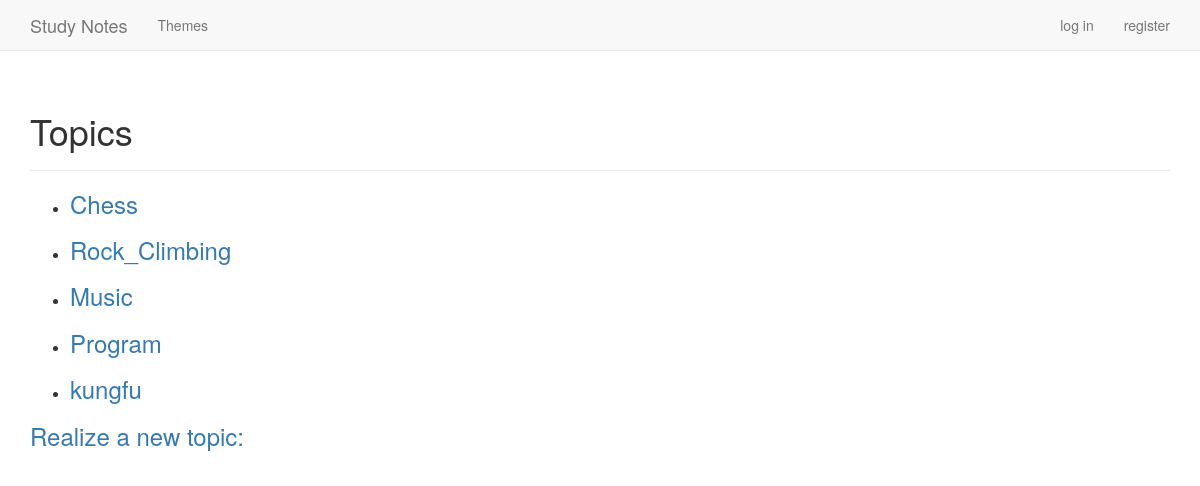
Page /topics/ on the committed database.
### learning_logs/models.py (models this page shows)
class Topic(models.Model):
    text = models.CharField(max_length=200)
    date_added = models.DateTimeField(auto_now_add=True)
    public = models.BooleanField(default=False)  # 是否公开主题
    owner = models.ForeignKey(User, on_delete=models.CASCADE)  # 若执行删除，将以级联的方式进行
    def __str__(self):
        return self.text

### learning_logs/views.py (the view)
# urls.py: path(r'topics/', views.topics, name='topics'),
def topics(request):
    topic_all = Topic.objects.order_by('date_added')
    context = {'topics': topic_all}  # 通过字典的键，来引用列表值
    return render(request, 'learning_logs/topics.html', context)

### learning_logs/templates/learning_logs/topics.html
{% extends "learning_logs/base.html" %}
{% block header%}
	<h1>Topics</h1>
{% endblock header %}
{% block content %}
    <ul>
        {% for topic in topics %}
            <li>
              <h3>
	              <a href="{% url 'learning_logs:topic' topic.id %}">{{ topic }}</a>
              </h3>
            </li>
        {% empty %}
          <li>No topics have been added yet.</li>
        {% endfor %}
    </ul>
		<h3>
			<a href="{% url 'learning_logs:new_topic' %}">Realize a new topic: </a>
		</h3>
{% endblock content %}

### rows in the picture
Topic: text "Chess"
Topic: text "Rock_Climbing"
Topic: text "Music"
Topic: text "Program"
Topic: text "kungfu"
